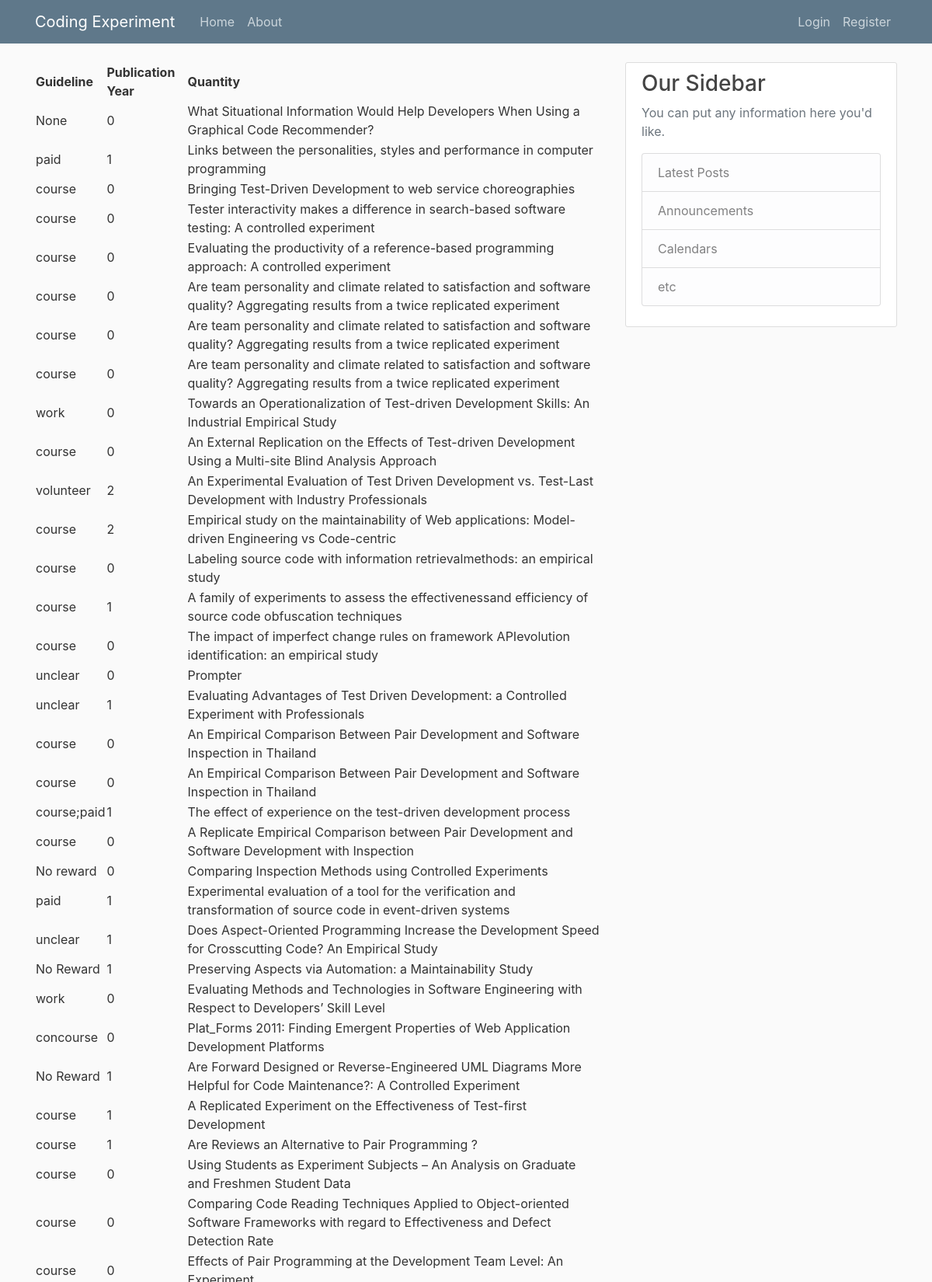
Page /samplings (upper part) on the committed database.
### coding_tool/models.py (models this page shows, shortened)
class Sampling(db.Model):
    __tablename__ = 'sampling'
    sample_id = db.Column(db.Integer, primary_key=True)
    recruiting_strategy = db.Column(db.String(200))
    power_analysis = db.Column(db.Integer, default=0)
    pub_id = db.Column(db.Integer, db.ForeignKey(
        'publication.pub_id'), nullable=False)
    profiles = db.relationship(
        'SamplingProfile', secondary=association_profile)

class Publication(db.Model):
    __tablename__ = 'publication'
    pub_id = db.Column(db.Integer, primary_key=True)
    title = db.Column(db.String(200), nullable=False)
    year = db.Column(db.Integer, nullable=False)
    venue = db.Column(db.String(200), nullable=False)
    authors = db.Column(db.String(200), nullable=False)
    institution = db.Column(db.String(200), nullable=False)
    keywords = db.Column(db.String(200), nullable=False)
    samples = db.relationship('Sampling', backref='publication', lazy=True)

### coding_tool/sampling/routes.py (the view)
@sampling.route("/samplings")
def all_sampling():
    samplings = Sampling.query.all()
    return render_template('samplings.html', samplings=samplings)

### coding_tool/templates/samplings.html
{% extends "layout.html" %}
{% block content %}
    <table data-toggle="table" data-sort-stable="true" data-sort-name="quantity"
  data-sort-order="desc">
      <thead>
        <tr>
          <th data-field="name" data-sortable="true">Guideline</th>
          <th data-field="year" data-sortable="true">Publication Year</th>
          <th data-field="quantity" data-sortable="true">Quantity</th>
        </tr>
      </thead>
      <tbody>
        {% for sampling in samplings %}
          <tr>
            <td> {{ sampling.recruiting_strategy }}</td>
            <td> {{ sampling.power_analysis }} </td>
            <td> {{ sampling.publication.title }} </td>
          </tr>
        {% endfor %}
      </tbody>
    </table>
{% endblock content %}

### coding_tool/static/main.css (style rules this page uses)
body { background: #fafafa; color: #333333; margin-top: 5rem; }

### rows in the picture
Sampling: recruiting_strategy "None", power_analysis "0", publication "What Situational Information Would Help Developers When Using a Graphical Code Recommender?"
Sampling: recruiting_strategy "paid", power_analysis "1", publication "Links between the personalities, styles and performance in computer programming"
Sampling: recruiting_strategy "course", power_analysis "0", publication "Bringing Test-Driven Development to web service choreographies"
Sampling: recruiting_strategy "course", power_analysis "0", publication "Tester interactivity makes a difference in search-based software testing: A controlled experiment"
Sampling: recruiting_strategy "course", power_analysis "0", publication "Evaluating the productivity of a reference-based programming approach: A controlled experiment"
Sampling: recruiting_strategy "course", power_analysis "0", publication "Are team personality and climate related to satisfaction and software quality? Aggregating results from a twice replicated experiment"
Sampling: recruiting_strategy "course", power_analysis "0", publication "Are team personality and climate related to satisfaction and software quality? Aggregating results from a twice replicated experiment"
Sampling: recruiting_strategy "course", power_analysis "0", publication "Are team personality and climate related to satisfaction and software quality? Aggregating results from a twice replicated experiment"
Sampling: recruiting_strategy "work", power_analysis "0", publication "Towards an Operationalization of Test-driven Development Skills: An Industrial Empirical Study"
Sampling: recruiting_strategy "course", power_analysis "0", publication "An External Replication on the Effects of Test-driven Development Using a Multi-site Blind Analysis Approach"
Sampling: recruiting_strategy "volunteer", power_analysis "2", publication "An Experimental Evaluation of Test Driven Development vs. Test-Last Development with Industry Professionals"
Sampling: recruiting_strategy "course", power_analysis "2", publication "Empirical study on the maintainability of Web applications: Model-driven Engineering vs Code-centric"
Sampling: recruiting_strategy "course", power_analysis "0", publication "Labeling source code with information retrievalmethods: an empirical study"
Sampling: recruiting_strategy "course", power_analysis "1", publication "A family of experiments to assess the effectivenessand efficiency of source code obfuscation techniques"
Sampling: recruiting_strategy "course", power_analysis "0", publication "The impact of imperfect change rules on framework APIevolution identification: an empirical study"
Sampling: recruiting_strategy "unclear", power_analysis "0", publication "Prompter"
Sampling: recruiting_strategy "unclear", power_analysis "1", publication "Evaluating Advantages of Test Driven Development: a Controlled Experiment with Professionals"
Sampling: recruiting_strategy "course", power_analysis "0", publication "An Empirical Comparison Between Pair Development and Software Inspection in Thailand"
Sampling: recruiting_strategy "course", power_analysis "0", publication "An Empirical Comparison Between Pair Development and Software Inspection in Thailand"
Sampling: recruiting_strategy "course;paid", power_analysis "1", publication "The effect of experience on the test-driven development process"
Sampling: recruiting_strategy "course", power_analysis "0", publication "A Replicate Empirical Comparison between Pair Development and Software Development with Inspection"
Sampling: recruiting_strategy "No reward", power_analysis "0", publication "Comparing Inspection Methods using Controlled Experiments"
Sampling: recruiting_strategy "paid", power_analysis "1", publication "Experimental evaluation of a tool for the verification and transformation of source code in event-driven systems"
Sampling: recruiting_strategy "unclear", power_analysis "1", publication "Does Aspect-Oriented Programming Increase the Development Speed for Crosscutting Code? An Empirical Study"
Sampling: recruiting_strategy "No Reward", power_analysis "1", publication "Preserving Aspects via Automation: a Maintainability Study"
Sampling: recruiting_strategy "work", power_analysis "0", publication "Evaluating Methods and Technologies in Software Engineering with Respect to Developers’ Skill Level"
Sampling: recruiting_strategy "concourse", power_analysis "0", publication "Plat_Forms 2011: Finding Emergent Properties of Web Application Development Platforms"
Sampling: recruiting_strategy "No Reward", power_analysis "1", publication "Are Forward Designed or Reverse-Engineered UML Diagrams More Helpful for Code Maintenance?: A Controlled Experiment"
Sampling: recruiting_strategy "course", power_analysis "1", publication "A Replicated Experiment on the Effectiveness of Test-first Development"
Sampling: recruiting_strategy "course", power_analysis "1", publication "Are Reviews an Alternative to Pair Programming ?"
Sampling: recruiting_strategy "course", power_analysis "0", publication "Using Students as Experiment Subjects – An Analysis on Graduate and Freshmen Student Data"
Sampling: recruiting_strategy "course", power_analysis "0", publication "Comparing Code Reading Techniques Applied to Object-oriented Software Frameworks with regard to Effectiveness and Defect Detection Rate"
Sampling: recruiting_strategy "course", power_analysis "0"
